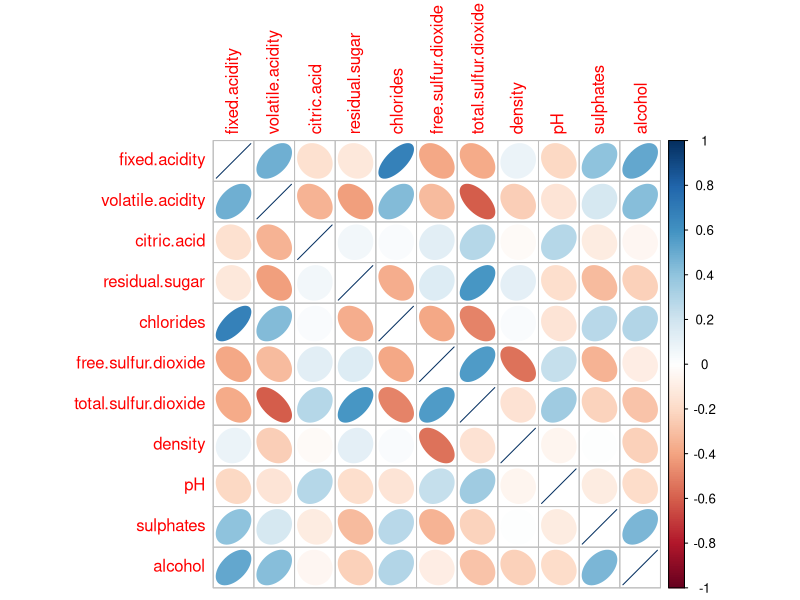
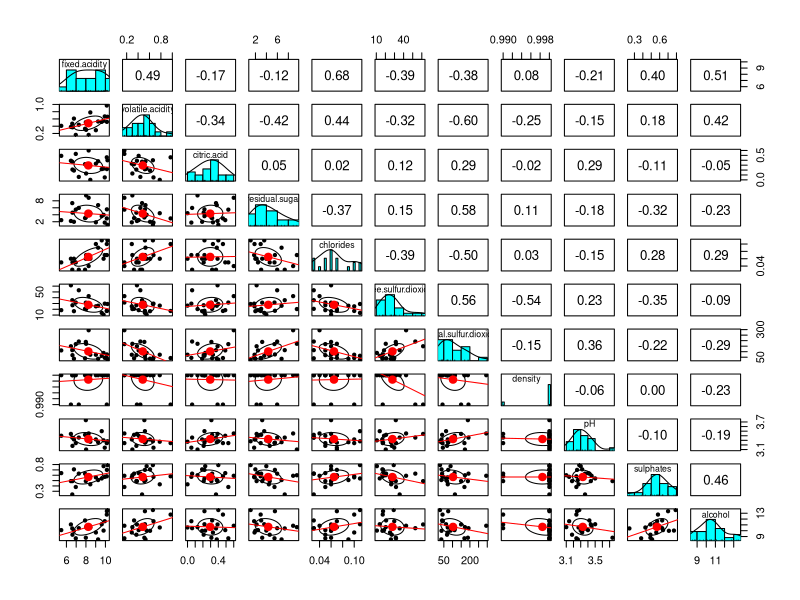
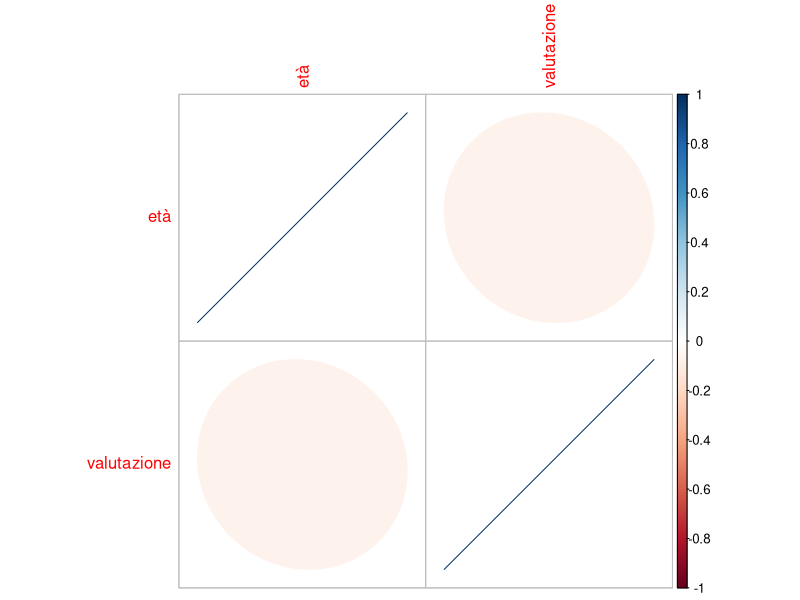
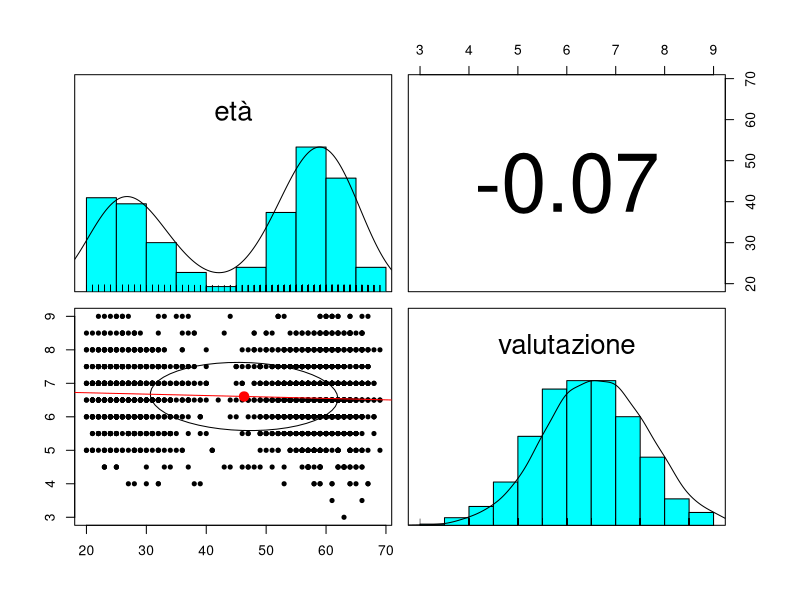
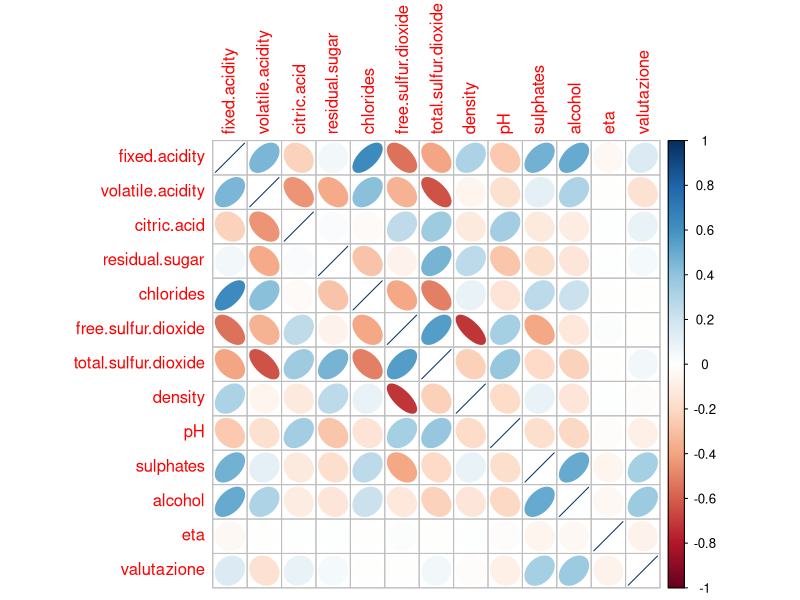
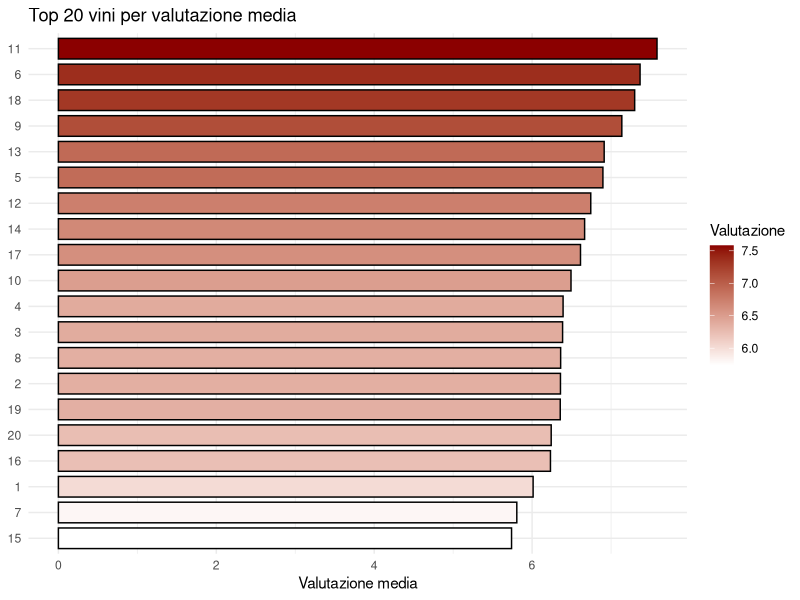
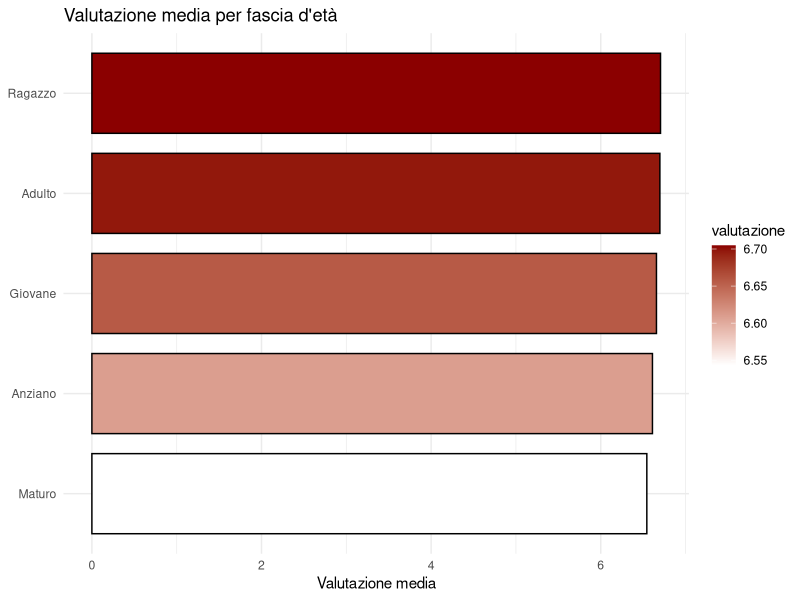
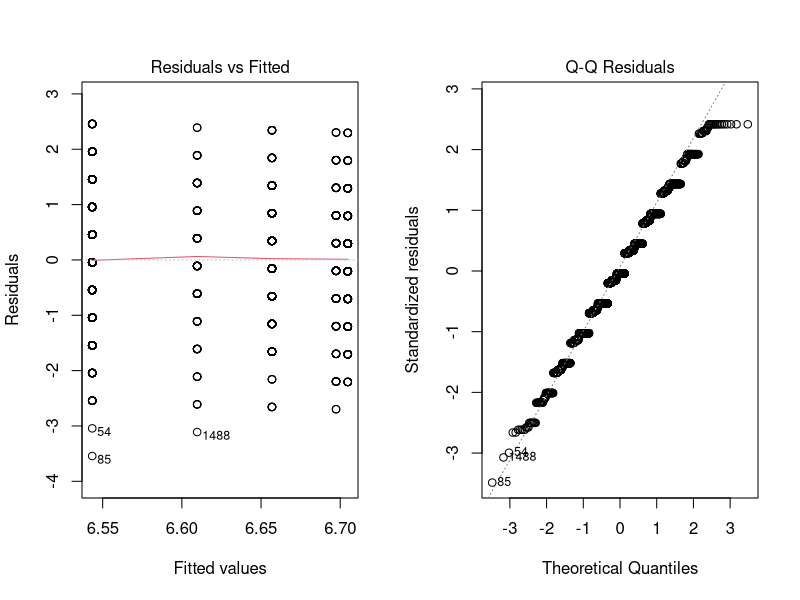

Write R code to recreate these figures, in order.
## ---- chunk 1
knitr::opts_chunk$set(echo = TRUE, warning = FALSE, message = FALSE)

library(dplyr)
library(ggplot2)
library(psych)
library(corrplot)
library(cluster)
library(skimr)
library(car)

set.seed(1000)
## ---- chunk 2
vini <- read.csv("vini.csv")
recensioni <- read.csv("recensioni.csv", row.names = "review_id")

# Tipi corretti
vini$type <- as.factor(vini$type)
vini$wine_id <- as.character(vini$wine_id)

recensioni$nazionalità <- as.factor(recensioni$nazionalità)
recensioni$sesso <- as.factor(recensioni$sesso)
recensioni$wine_id <- as.character(recensioni$wine_id)

# Controlli qualità dati
cat("Duplicati wine_id in vini:", sum(duplicated(vini$wine_id)), "\n")
cat("NA wine_id in vini:", sum(is.na(vini$wine_id)), "\n")
cat("NA wine_id in recensioni:", sum(is.na(recensioni$wine_id)), "\n")

cat("Wine senza recensioni:", nrow(anti_join(vini, recensioni, by = "wine_id")), "\n")
cat("Recensioni senza wine:", nrow(anti_join(recensioni, vini, by = "wine_id")), "\n")

head(vini)
skim_without_charts(vini)

head(recensioni)
skim_without_charts(recensioni)
## ---- chunk 3
vini_quant <- vini[, c(
  "fixed.acidity", "volatile.acidity", "citric.acid", "residual.sugar",
  "chlorides", "free.sulfur.dioxide", "total.sulfur.dioxide",
  "density", "pH", "sulphates", "alcohol"
)]

summary(vini_quant)

corrplot(cor(vini_quant, use = "pairwise.complete.obs"), method = "ellipse")
pairs.panels(vini_quant, lm = TRUE)
## ---- chunk 4
recensioni_quant <- recensioni[, c("età", "valutazione")]

summary(recensioni_quant)

corrplot(cor(recensioni_quant, use = "pairwise.complete.obs"), method = "ellipse")
pairs.panels(recensioni_quant, lm = TRUE)
## ---- chunk 5
# Per analisi statistiche e ML conviene tenere solo i record completi
dataset <- inner_join(recensioni, vini, by = "wine_id")

# alias utile nelle formule
dataset$eta <- dataset$età

# assicura i tipi dopo il join
dataset$sesso <- as.factor(dataset$sesso)
dataset$nazionalità <- as.factor(dataset$nazionalità)
dataset$type <- as.factor(dataset$type)

colnames(dataset)
head(dataset)
summary(dataset)
## ---- chunk 6
dataset_quant <- dataset[, c(
  "fixed.acidity", "volatile.acidity", "citric.acid", "residual.sugar",
  "chlorides", "free.sulfur.dioxide", "total.sulfur.dioxide",
  "density", "pH", "sulphates", "alcohol", "eta", "valutazione"
)]

corrplot(cor(dataset_quant, use = "pairwise.complete.obs"), method = "ellipse")
## ---- chunk 7
media_vini <- dataset %>%
  group_by(wine_id) %>%
  summarise(
    valutazione = mean(valutazione, na.rm = TRUE),
    n = n(),
    .groups = "drop"
  ) %>%
  arrange(desc(valutazione)) %>%
  slice_head(n = 20)

ggplot(media_vini, aes(x = reorder(wine_id, valutazione), y = valutazione, fill = valutazione)) +
  geom_col(color = "black", width = 0.8) +
  coord_flip() +
  scale_fill_gradient(low = "white", high = "#8B0000", guide = guide_colorbar(title = "Valutazione")) +
  labs(title = "Top 20 vini per valutazione media", x = NULL, y = "Valutazione media") +
  theme_minimal()
## ---- chunk 8
summary(dataset$eta)

dataset$fascia_età <- cut(
  dataset$eta,
  breaks = c(18, 26, 36, 51, 65, Inf),
  labels = c("Ragazzo", "Giovane", "Adulto", "Maturo", "Anziano"),
  right = FALSE,
  ordered_result = TRUE
)

summary(dataset$fascia_età)
## ---- chunk 9
media_eta <- dataset %>%
  group_by(fascia_età) %>%
  summarise(
    valutazione = mean(valutazione, na.rm = TRUE),
    sd = sd(valutazione, na.rm = TRUE),
    n = sum(!is.na(valutazione)),
    .groups = "drop"
  ) %>%
  mutate(se = sd / sqrt(pmax(n, 1))) %>%
  arrange(valutazione)

print(media_eta)

ggplot(media_eta, aes(x = reorder(fascia_età, valutazione), y = valutazione, fill = valutazione)) +
  geom_col(color = "black", width = 0.8) +
  geom_errorbar(aes(ymin = valutazione - se, ymax = valutazione + se), width = 0.2) +
  coord_flip() +
  scale_fill_gradient(low = "white", high = "#8B0000") +
  labs(title = "Valutazione media per fascia d'età", x = NULL, y = "Valutazione media") +
  theme_minimal()
## ---- chunk 10
mod_aov <- aov(valutazione ~ fascia_età, data = dataset)

cat("\n--- ANOVA standard ---\n")
print(summary(mod_aov))

cat("\n--- Shapiro-Wilk sui residui ---\n")
print(shapiro.test(residuals(mod_aov)))

cat("\n--- Bartlett test omogeneità varianze ---\n")
print(bartlett.test(valutazione ~ fascia_età, data = dataset))

cat("\n--- Tukey HSD ---\n")
print(TukeyHSD(mod_aov))

cat("\n--- Welch ANOVA ---\n")
print(oneway.test(valutazione ~ fascia_età, data = dataset, var.equal = FALSE))

cat("\n--- Kruskal-Wallis ---\n")
print(kruskal.test(valutazione ~ fascia_età, data = dataset))

par(mfrow = c(1, 2))
plot(mod_aov, which = 1)
plot(mod_aov, which = 2)
par(mfrow = c(1, 1))
## ---- chunk 11
lm_valutazione_AIC_st <- lm(
  valutazione ~ .,
  data = dataset
)

summary(lm_valutazione_AIC_st)

vif_vals <- tryCatch(
  vif(lm_valutazione_AIC_st),
  error = function(e) {
    cat("Errore nel calcolo VIF:", e$message, "\n")
    return(NULL)
  }
)

if (!is.null(vif_vals)) {
  print(vif_vals)

  # se ci sono GVIF (per fattori), riportiamo anche GVIF^(1/(2*df))
  if (is.matrix(vif_vals) && all(c("GVIF", "Df") %in% colnames(vif_vals))) {
    gvif_table <- as.data.frame(vif_vals)
    gvif_table$GVIF_adj <- gvif_table$GVIF^(1 / (2 * gvif_table$Df))
    print(gvif_table)
  }

  # Segnala predittori con VIF elevato (soglie 5 e 10)
  if (is.numeric(vif_vals)) {
    high5 <- names(vif_vals)[vif_vals > 5]
    high10 <- names(vif_vals)[vif_vals > 10]
  } else if (is.matrix(vif_vals)) {
    adj <- gvif_table$GVIF_adj
    names_adj <- rownames(gvif_table)
    high5 <- names_adj[adj > 5]
    high10 <- names_adj[adj > 10]
  } else {
    high5 <- high10 <- character(0)
  }

  cat("\nPredictors with VIF > 5:\n")
  print(unique(high5))
  cat("\nPredictors with VIF > 10:\n")
  print(unique(high10))
}

# Condition number (collinearity overall)
X <- model.matrix(lm_valutazione_AIC_st)
cond_number <- kappa(X, exact = TRUE)
## ---- chunk 12
dataset_ragazzi <- dataset[dataset$fascia_età == "Ragazzo", ]
dataset_giovani <- dataset[dataset$fascia_età == "Giovane", ]
dataset_adulti <- dataset[dataset$fascia_età == "Adulto", ]
dataset_maturi <- dataset[dataset$fascia_età == "Maturo", ]
dataset_anziani <- dataset[dataset$fascia_età == "Anziano", ]

cat("Ragazzi:", nrow(dataset_ragazzi), "\n")
cat("Giovani:", nrow(dataset_giovani), "\n")
cat("Adulti:", nrow(dataset_adulti), "\n")
cat("Maturi:", nrow(dataset_maturi), "\n")
cat("Anziani:", nrow(dataset_anziani), "\n")
## ---- chunk 13
skim_without_charts(vini)
summary(vini_quant)

corrplot(cor(vini_quant, use = "pairwise.complete.obs"), method = "number", type = "lower")
pairs.panels(vini_quant, lm = TRUE)
## ---- chunk 14
# Standardizzazione
vini_quant_std <- scale(vini_quant)
dist_vini <- dist(vini_quant_std)

ks <- 2:10

metrics_vini <- do.call(rbind, lapply(ks, function(k) {
  km <- kmeans(vini_quant_std, centers = k, nstart = 100)
  sil <- mean(silhouette(km$cluster, dist_vini)[, "sil_width"])
  data.frame(
    k = k,
    R2 = km$betweenss / km$totss,
    pseudoF = (km$betweenss / (k - 1)) / (km$tot.withinss / (nrow(vini_quant_std) - k)),
    silhouette = sil
  )
}))

print(metrics_vini)

gap_vini <- clusGap(vini_quant_std, FUN = kmeans, K.max = 10, B = 50, nstart = 10)
print(gap_vini$Tab)

par(mfrow = c(1, 3))
plot(metrics_vini$k, metrics_vini$R2, type = "b", pch = 19, xlab = "k", ylab = "R2", main = "Elbow (R2)")
plot(metrics_vini$k, metrics_vini$silhouette, type = "b", pch = 19, xlab = "k", ylab = "Silhouette", main = "Silhouette media")
plot(metrics_vini$k, metrics_vini$pseudoF, type = "b", pch = 19, xlab = "k", ylab = "Pseudo-F", main = "Pseudo-F")
par(mfrow = c(1, 1))

# k scelto in base alla silhouette
k_best_vini <- metrics_vini$k[which.max(metrics_vini$silhouette)]
cat("k migliore per i vini:", k_best_vini, "\n")

km_vini <- kmeans(vini_quant_std, centers = k_best_vini, nstart = 200)
vini$cluster_km <- factor(km_vini$cluster)

print(table(vini$cluster_km))

# Profilazione cluster
profilo_vini <- vini %>%
  mutate(cluster_km = factor(km_vini$cluster)) %>%
  group_by(cluster_km) %>%
  summarise(
    across(all_of(colnames(vini_quant)), mean, na.rm = TRUE),
    n = n(),
    .groups = "drop"
  )

print(profilo_vini)

# Visualizzazione su PCA
pca_vini <- prcomp(vini_quant_std)
plot(
  pca_vini$x[, 1], pca_vini$x[, 2],
  col = as.integer(vini$cluster_km),
  pch = 19,
  xlab = "PC1",
  ylab = "PC2",
  main = "Clustering dei vini su PCA"
)
legend("topright", legend = levels(vini$cluster_km), col = seq_along(levels(vini$cluster_km)), pch = 19)
## ---- chunk 15
summary(recensioni)

recensioni_quant <- recensioni[, c("età", "valutazione")]
head(recensioni_quant)
summary(recensioni_quant)
## ---- chunk 16

recensioni_quant_std <- scale(recensioni_quant)
dist_rec <- dist(recensioni_quant_std)

ks_rec <- 2:10

metrics_rec <- do.call(rbind, lapply(ks_rec, function(k) {
  km <- kmeans(recensioni_quant_std, centers = k, nstart = 100)
  sil <- mean(silhouette(km$cluster, dist_rec)[, "sil_width"])
  data.frame(
    k = k,
    R2 = km$betweenss / km$totss,
    pseudoF = (km$betweenss / (k - 1)) / (km$tot.withinss / (nrow(recensioni_quant_std) - k)),
    silhouette = sil
  )
}))

print(metrics_rec)

gap_rec <- clusGap(recensioni_quant_std, FUN = kmeans, K.max = 10, B = 50, nstart = 10)
print(gap_rec$Tab)

par(mfrow = c(1, 3))
plot(metrics_rec$k, metrics_rec$R2, type = "b", pch = 19, xlab = "k", ylab = "R2", main = "Elbow (R2)")
plot(metrics_rec$k, metrics_rec$silhouette, type = "b", pch = 19, xlab = "k", ylab = "Silhouette", main = "Silhouette media")
plot(metrics_rec$k, metrics_rec$pseudoF, type = "b", pch = 19, xlab = "k", ylab = "Pseudo-F", main = "Pseudo-F")
par(mfrow = c(1, 1))

# scelta consigliata: k che massimizza lo pseudoF, se interpretativamente sensato
k_best_rec <- metrics_rec$k[which.max(metrics_rec$pseudoF)]
cat("k scelto per le recensioni:", k_best_rec, "\n")

km_rec <- kmeans(recensioni_quant_std, centers = k_best_rec, nstart = 200)
recensioni$cluster_km <- factor(km_rec$cluster)

print(table(recensioni$cluster_km))

profilo_rec <- recensioni %>%
  mutate(cluster_km = factor(km_rec$cluster)) %>%
  group_by(cluster_km) %>%
  summarise(
    across(where(is.numeric), mean, na.rm = TRUE),
    n = n(),
    .groups = "drop"
  )

print(profilo_rec)

ggplot(
  data = cbind(recensioni_quant, cluster = recensioni$cluster_km),
  aes(x = età, y = valutazione, color = cluster)
) +
  geom_point(alpha = 0.7) +
  theme_minimal() +
  labs(title = "Clustering recensioni su variabili originali", color = "Cluster")
